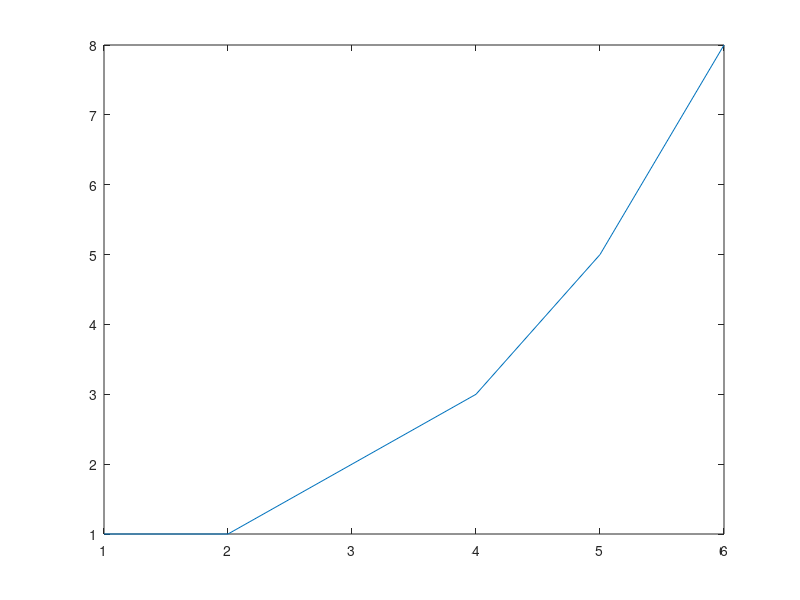

Reproduce this figure in MATLAB.
%% Fibonacci Sequence

n = 6;
fib = ones(1,n);

% Task 1
for k = 3:n
    fib(k) = fib(k-1) + fib(k-2);
end

% Plot growth of Fibonacci numbers
plot(fib)